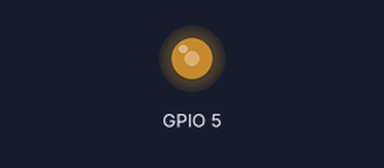
A program run on a simulated ESP32-S3. Shown: output pins drawn as LEDs (lit = HIGH).

Above: at 0.05 s.
At 5.75 s:
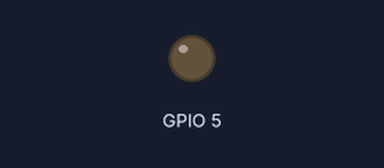
Timing chart, 0 to 7.5 s (numbered marks = the images above):
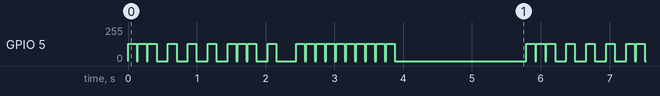

The program:

main.cpp
```cpp
#include <cstdint>
#include "driver/gpio.h"
#include "driver/ledc.h"
#include "esp_err.h"
#include "freertos/FreeRTOS.h"
#include "freertos/task.h"

namespace {
    class NoteFq {
        public:
        static constexpr uint32_t PAUSE = 0;
        static constexpr uint32_t A3    = 220;
        static constexpr uint32_t C4    = 262;
        static constexpr uint32_t C4_sh = 277;
        static constexpr uint32_t D4    = 294;
        static constexpr uint32_t D4_sh = 311;
        static constexpr uint32_t E4    = 330;
        static constexpr uint32_t F4    = 349;
        static constexpr uint32_t F4_sh = 370;
        static constexpr uint32_t G4    = 392;
        static constexpr uint32_t G4_sh = 415;
        static constexpr uint32_t A4    = 440;
        static constexpr uint32_t A4_sh = 466;
        static constexpr uint32_t B4    = 494;

        static constexpr uint32_t C5    = 523;
        static constexpr uint32_t D5    = 587;
        static constexpr uint32_t E5    = 659;
        static constexpr uint32_t F5    = 698;
        static constexpr uint32_t G5    = 784;
        static constexpr uint32_t A5    = 880;
        static constexpr uint32_t B5    = 988;

        static constexpr uint32_t C6    = 1047;
        static constexpr uint32_t D6    = 1175;
        static constexpr uint32_t E6    = 1319;
        static constexpr uint32_t F6    = 1397;
        static constexpr uint32_t G6    = 1568;
        static constexpr uint32_t A6    = 1760;
        static constexpr uint32_t B6    = 1976;
    };

    constexpr gpio_num_t kOutputGpio = GPIO_NUM_5;
    constexpr ledc_mode_t kMode = LEDC_LOW_SPEED_MODE;
    constexpr ledc_timer_t kTimer = LEDC_TIMER_0;
    constexpr ledc_channel_t kChannel = LEDC_CHANNEL_0;
    constexpr uint32_t kPeriodCounts = 1024;

    void configurePwm() {
        ledc_timer_config_t timer{};
        timer.speed_mode = kMode;
        timer.timer_num = kTimer;
        timer.duty_resolution = LEDC_TIMER_10_BIT;
        timer.freq_hz = 440;
        timer.clk_cfg = LEDC_USE_APB_CLK;
        ESP_ERROR_CHECK(ledc_timer_config(&timer));

        ledc_channel_config_t output{};
        output.gpio_num = kOutputGpio;
        output.speed_mode = kMode;
        output.timer_sel = kTimer;
        output.channel = kChannel;
        output.duty = 0;
        output.hpoint = 0;
        ESP_ERROR_CHECK(ledc_channel_config(&output));
    }

    void setDuty(uint32_t highCounts) {
        ESP_ERROR_CHECK(ledc_set_duty(kMode, kChannel, highCounts));
        ESP_ERROR_CHECK(ledc_update_duty(kMode, kChannel));
    }

    void playTone(uint32_t frequencyHz, uint32_t durationMs) {
        ESP_ERROR_CHECK(ledc_set_freq(kMode, kTimer, frequencyHz));
        setDuty(kPeriodCounts / 2);
        vTaskDelay(pdMS_TO_TICKS(durationMs));
        setDuty(0);
    }

    struct Note {
        uint32_t frequency; // Hz
        uint32_t duration;  // ms
    };

    // Du hast
    // (A4, 125), (G4, 125), (D4, 125), (0, 125), (F4, 125), (0, 250), (E4, 125), (0, 125), (A3, 125), (0, 125), (D4, 125), (F4, 125), (G4, 125), (E4, 125), (0, 375),
    // (A4, 125), (G4, 125), (D4, 125), (F4, 125), (E4, 125), (0, 250), (A3, 125), (D4, 125), (F4, 125), (G4, 125), (E4, 125), (0, 375)
    constexpr Note kMelody[] = {
        {NoteFq::A5, 125},
        {NoteFq::G5, 125},
        {NoteFq::D5, 125},
        {NoteFq::PAUSE, 125},
        {NoteFq::F5, 125},
        {NoteFq::PAUSE, 125},
        {NoteFq::E5, 125},
        {NoteFq::PAUSE, 125},
        {NoteFq::A4, 125},
        {NoteFq::PAUSE, 125},
        {NoteFq::D5, 125},
        {NoteFq::F5, 125},
        {NoteFq::G5, 125},
        {NoteFq::PAUSE, 125},
        {NoteFq::E5, 125},
        {NoteFq::PAUSE, 250},

        {NoteFq::A5, 125},
        {NoteFq::G5, 125},
        {NoteFq::D5, 125},
        {NoteFq::F5, 125},
        {NoteFq::E5, 125},
        {NoteFq::A4, 125},
        {NoteFq::D5, 125},
        {NoteFq::F5, 125},
        {NoteFq::G5, 125},
        {NoteFq::E5, 125},
        {NoteFq::PAUSE, 375},
    };
}

extern "C" void app_main()
{
    configurePwm();
    while (true) {
        for (const Note& note : kMelody) {
            if (note.frequency == NoteFq::PAUSE) {
                setDuty(0);
                vTaskDelay(pdMS_TO_TICKS(note.duration));
            } else {
                playTone(note.frequency, note.duration);
            }
            vTaskDelay(pdMS_TO_TICKS(20));
        }
        vTaskDelay(pdMS_TO_TICKS(1500));
    }
}
```

Measured:
- by itself, GPIO 5: moves between 0/255 and 128/255, repeating every 5.8 s
